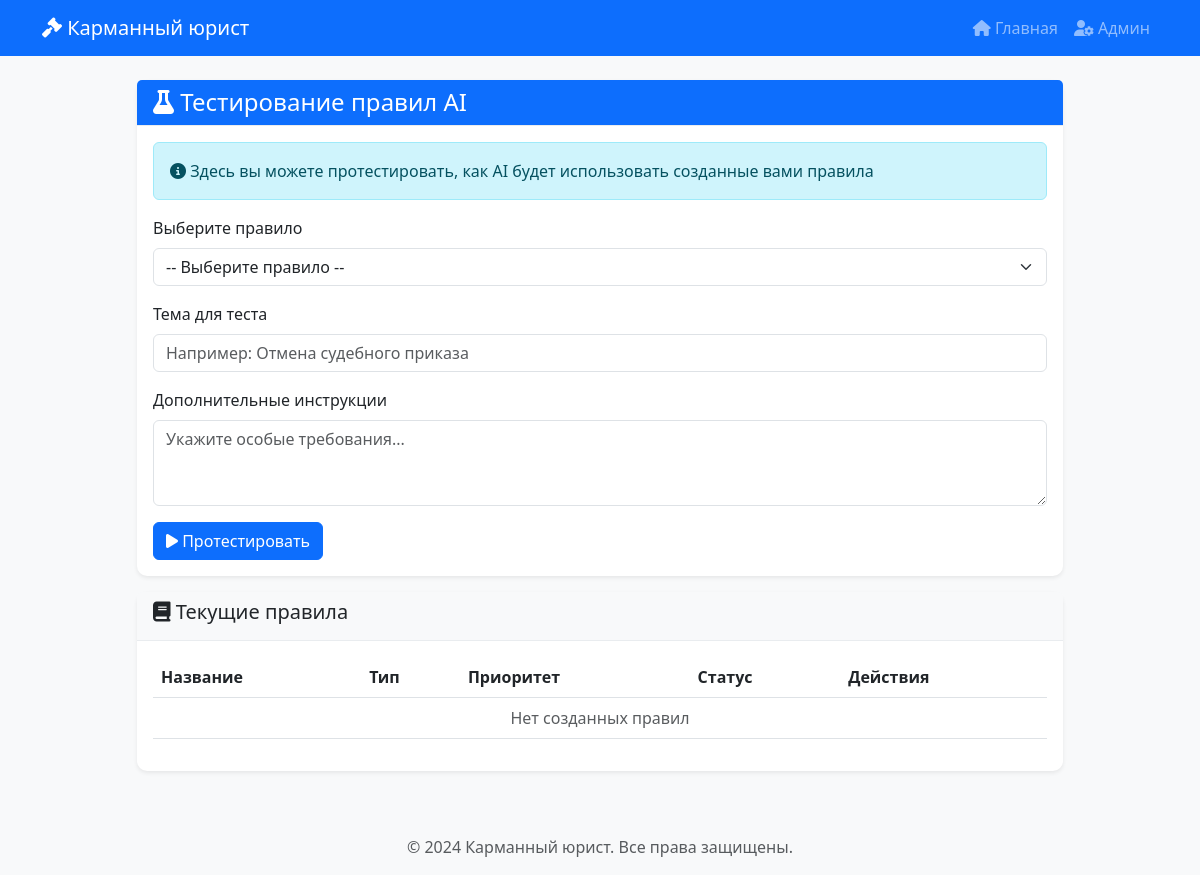
The page /admin-test-rules/ (signed in) on the database as committed earlier.
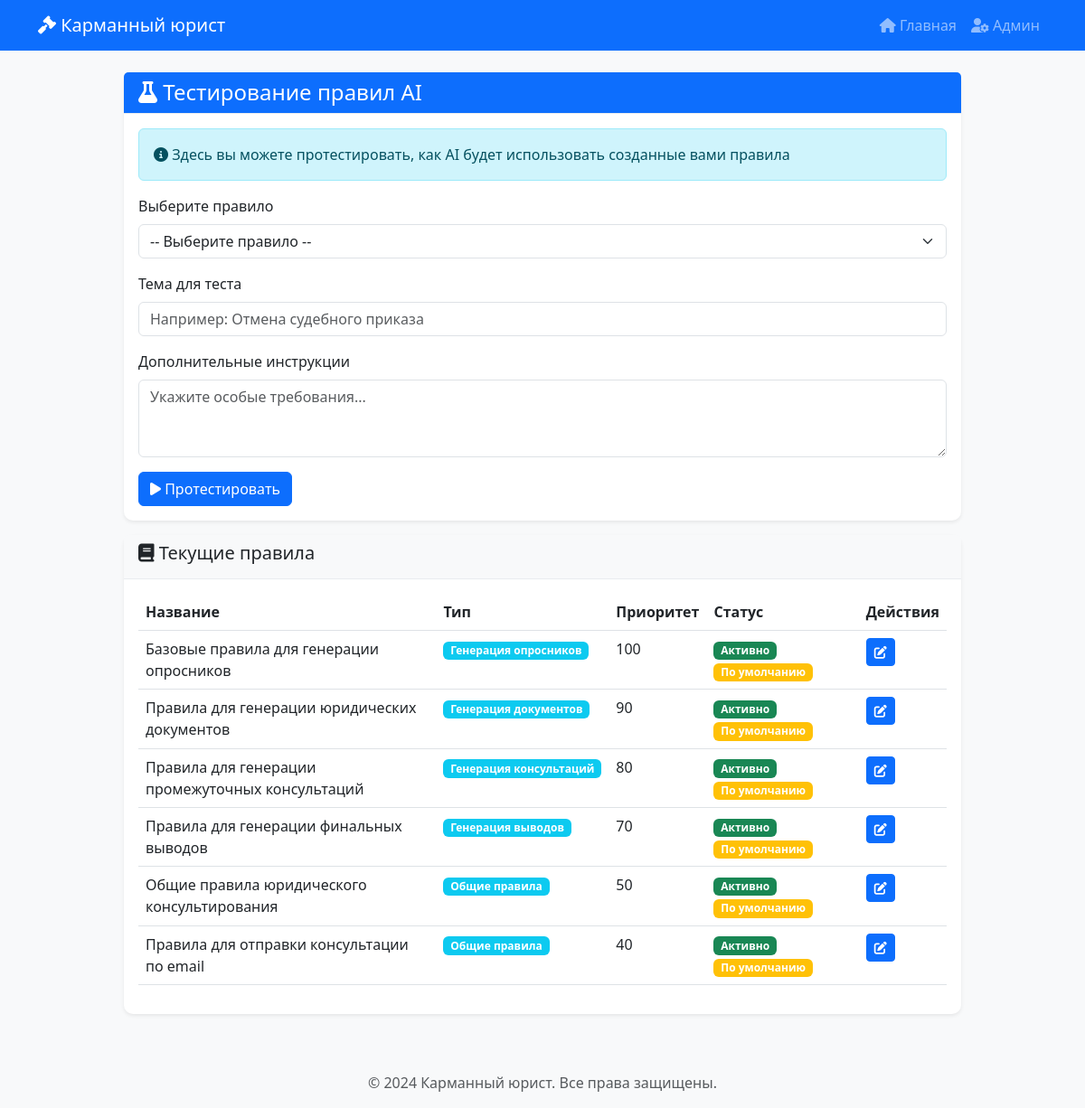
The same page on the database as committed later.
### core/models.py (models this page shows, shortened)
class AIRules(models.Model):
    RULE_TYPES = [
        ('questionnaire', 'Генерация опросников'),
        ('consultation', 'Генерация консультаций'),
        ('document', 'Генерация документов'),
        ('conclusion', 'Генерация выводов'),
        ('general', 'Общие правила'),
    ]
    name = models.CharField('Название правила', max_length=200)
    rule_type = models.CharField('Тип правила', max_length=20, choices=RULE_TYPES, default='general')
    description = models.TextField('Описание', blank=True)
    rules_text = models.TextField(
        'Свод правил',
        help_text='Инструкция для AI. Используйте {{ topic }}, {{ category }} для подстановки'
    )
    prompt_template = models.TextField(
        'Шаблон промпта',
        help_text='Шаблон запроса к AI. Используйте {{ rules }} для вставки правил, {{ topic }} для темы',
        blank=True
    )
    examples = models.JSONField(
        'Примеры',
        default=list,
        help_text='Примеры для обучения AI (few-shot)',
        blank=True
    )
    variables = models.JSONField('Переменные', default=list, blank=True)
    priority = models.IntegerField('Приоритет', default=0)
    is_active = models.BooleanField('Активно', default=True)
    is_default = models.BooleanField('По умолчанию', default=False)
    created_at = models.DateTimeField('Дата создания', auto_now_add=True)
    updated_at = models.DateTimeField('Дата обновления', auto_now=True)
    class Meta:
        verbose_name = 'Правило для AI'
        verbose_name_plural = 'Правила для AI'
        ordering = ['-priority', 'name']

### core/views.py (the view)
# urls.py: path('admin-test-rules/', views.admin_test_rules, name='admin_test_rules'),
@login_required
def admin_test_rules(request):
    if not request.user.is_staff:
        return redirect('core:admin_login')
    rules = AIRules.objects.filter(is_active=True)
    return render(request, 'admin/test_rules.html', {'rules': rules})

### core/templates/admin/test_rules.html (shortened to what this page needs)
{% extends 'base.html' %}
{% load static %}
{% block content %}
<div class="container mt-4">
    <div class="row justify-content-center">
        <div class="col-lg-10">
            <div class="card shadow-sm">
                <div class="card-header bg-primary text-white">
                    <h4 class="mb-0"><i class="fas fa-flask"></i> Тестирование правил AI</h4>
                </div>
                <div class="card-body">
                    <div class="alert alert-info">
                        <i class="fas fa-info-circle"></i>
                        Здесь вы можете протестировать, как AI будет использовать созданные вами правила
                    </div>
                    <form id="testRulesForm">
                        <div class="mb-3">
                            <label class="form-label">Выберите правило</label>
                            <select id="ruleSelect" class="form-select">
                                <option value="">-- Выберите правило --</option>
                            </select>
                        </div>
                        <div class="mb-3">
                            <label class="form-label">Тема для теста</label>
                            <input type="text" id="testTopic" class="form-control"
                                   placeholder="Например: Отмена судебного приказа">
                        </div>
                        <div class="mb-3">
                            <label class="form-label">Дополнительные инструкции</label>
                            <textarea id="testInstructions" class="form-control" rows="3"
                                      placeholder="Укажите особые требования..."></textarea>
                        </div>
                        <button type="submit" class="btn btn-primary">
                            <i class="fas fa-play"></i> Протестировать
                        </button>
                    </form>
                </div>
            </div>
            <div class="card mt-3">
                <div class="card-header">
                    <h5><i class="fas fa-book"></i> Текущие правила</h5>
                </div>
                <div class="card-body">
                    <div class="table-responsive">
                        <table class="table table-hover">
                            <thead>
                                <tr>
                                    <th>Название</th>
                                    <th>Тип</th>
                                    <th>Приоритет</th>
                                    <th>Статус</th>
                                    <th>Действия</th>
                                </tr>
                            </thead>
                            <tbody>
                                {% for rule in rules %}
                                <tr>
                                    <td>{{ rule.name }}</td>
                                    <td><span class="badge bg-info">{{ rule.get_rule_type_display }}</span></td>
                                    <td>{{ rule.priority }}</td>
                                    <td>
                                        {% if rule.is_active %}
                                        <span class="badge bg-success">Активно</span>
                                        {% else %}
                                        <span class="badge bg-danger">Неактивно</span>
                                        {% endif %}
                                        {% if rule.is_default %}
                                        <span class="badge bg-warning">По умолчанию</span>
                                        {% endif %}
                                    </td>
                                    <td>
                                        <a href="/admin/core/airules/{{ rule.id }}/change/" class="btn btn-sm btn-primary">
                                            <i class="fas fa-edit"></i>
                                        </a>
                                    </td>
                                </tr>
                                {% empty %}
                                <tr>
                                    <td colspan="5" class="text-center text-muted">Нет созданных правил</td>
                                </tr>
                                {% endfor %}
                            </tbody>
                        </table>
                    </div>
                </div>
            </div>
        </div>
    </div>
</div>
{% endblock %}

### core/templates/base.html (shortened to what this page needs)
<!DOCTYPE html>
<html lang="ru">
<head>
    <link href="https://cdn.jsdelivr.net/npm/bootstrap@5.3.0/dist/css/bootstrap.min.css" rel="stylesheet">
    <link rel="stylesheet" href="https://cdnjs.cloudflare.com/ajax/libs/font-awesome/6.4.0/css/all.min.css">
    {% load static %}
    <link rel="stylesheet" href="{% static 'css/style.css' %}">
</head>
<body>
    <nav class="navbar navbar-expand-lg navbar-dark bg-primary">
        <div class="container">
            <a class="navbar-brand" href="{% url 'core:user_select_problem' %}">
                <i class="fas fa-gavel"></i> Карманный юрист
            </a>
            <div class="collapse navbar-collapse" id="navbarNav">
                <ul class="navbar-nav ms-auto">
                    <li class="nav-item">
                        <a class="nav-link" href="{% url 'core:user_select_problem' %}">
                            <i class="fas fa-home"></i> Главная
                        </a>
                    </li>
                    <li class="nav-item">
                        <a class="nav-link" href="{% url 'core:admin_login' %}">
                            <i class="fas fa-user-cog"></i> Админ
                        </a>
                    </li>
                </ul>
            </div>
        </div>
    </nav>
    <main>
        {% block content %}{% endblock %}
    </main>
    <footer class="bg-light text-center text-muted py-3 mt-5">
        <div class="container">
            <p class="mb-0">&copy; 2024 Карманный юрист. Все права защищены.</p>
        </div>
    </footer>
</body>
</html>

### core/static/css/style.css (style rules this page uses)
body { font-family: 'Segoe UI', Tahoma, Geneva, Verdana, sans-serif; background-color: #f8f9fa; }
.card { box-shadow: 0 0.125rem 0.25rem rgba(0, 0, 0, 0.075); border: none; border-radius: 10px; }
.card-header { background-color: #f8f9fa; border-bottom: 1px solid #e9ecef; }

Rows that differ between the two databases and show on the page:
added AIRules: name "Базовые правила для генерации опросников", rule_type "Генерация опросников", priority "100", is_active "Активно", is_default "По умолчанию"
added AIRules: name "Правила для генерации юридических документов", rule_type "Генерация документов", priority "90", is_active "Активно", is_default "По умолчанию"
added AIRules: name "Правила для генерации промежуточных консультаций", rule_type "Генерация консультаций", priority "80", is_active "Активно", is_default "По умолчанию"
added AIRules: name "Правила для генерации финальных выводов", rule_type "Генерация выводов", priority "70", is_active "Активно", is_default "По умолчанию"
added AIRules: name "Общие правила юридического консультирования", rule_type "Общие правила", priority "50", is_active "Активно", is_default "По умолчанию"
added AIRules: name "Правила для отправки консультации по email", rule_type "Общие правила", priority "40", is_active "Активно", is_default "По умолчанию"
Other text that changed with them:
text no longer shown: "Нет созданных правил"
